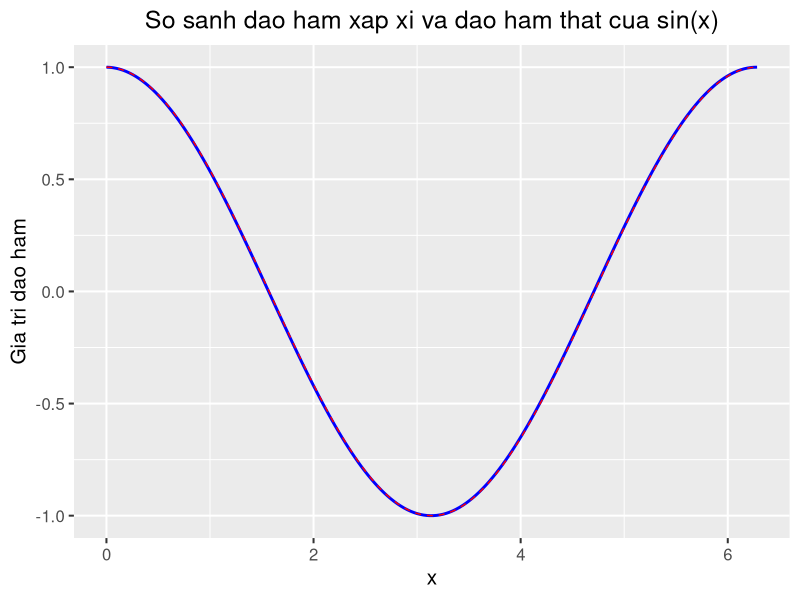

Source code (R):
#EX4
library(ggplot2)

x <- seq(0, 2*pi, length.out = 200)
h <- 0.01

f <- sin(x)
f_approx <- (sin(x + h) - sin(x)) / h
f_true <- cos(x)

data <- data.frame(x = x, approx = f_approx, true = f_true)

ggplot(data, aes(x = x)) +
  geom_line(aes(y = approx), color = "blue", linewidth = 1) +
  geom_line(aes(y = true), color = "red", linewidth = 0.5, linetype = "dashed")+
  labs(
    title = "So sanh dao ham xap xi va dao ham that cua sin(x)",
    y = "Gia tri dao ham",
    x = "x"
  ) +
  theme_gray(base_size = 15) +
  theme(
    plot.title = element_text(hjust = 0.5),
  )